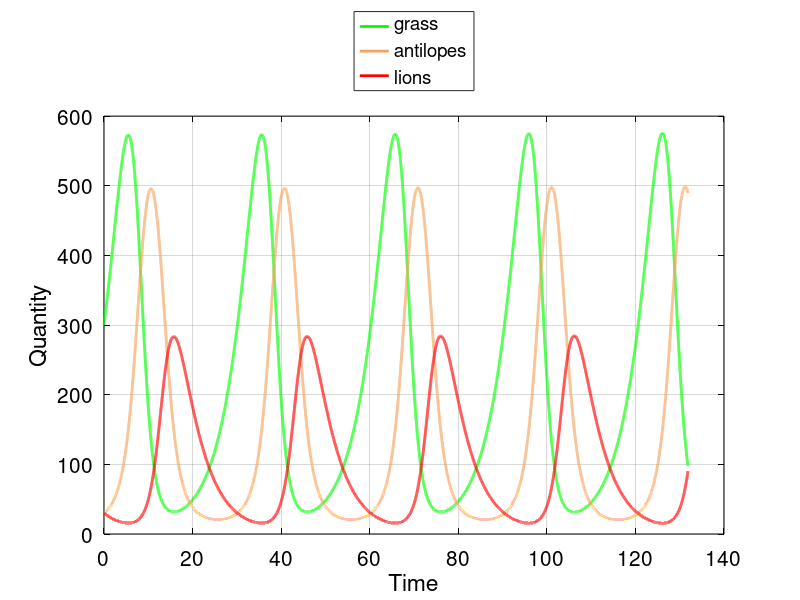

MATLAB code to generate this figure:
function [] = LotkaVolterraThree()

clf;
color_Lion = [1 0 0];
color_Antelope = [244/255, 164/255, 96/255];
color_Grass = [0 1 0];
FONTSIZE = 15;

X_START = 300;
WAVELENGTH = 35;
ENDTIME = 132;

% timestep
dt=0.00006*WAVELENGTH;
% iterations
iter=ceil(333*ENDTIME*(50/WAVELENGTH));

% initialize vectors
x=zeros(iter,1); y=zeros(iter,1); z=zeros(iter,1); t=zeros(iter,1);
l = 0.05/WAVELENGTH;

x(1)=1*X_START; y(1)=0.1*X_START; z(1)=0.1*X_START; t(1)=0; % starting point

a=0.5*X_START*l; b=1*l; c=1*l; d=0.5*l; e=1*l; f=0.5*X_START*l; g=1*l;

% all ones
%x(1) = 0.5;y(1) = 1; z(1) =2;
%a =1;b=1;c=1;d=1;e=1;f=1;g=1;

for i=2:iter
    dx=a*x(i-1)- b*x(i-1)*y(i-1);
    dy=-c*y(i-1) + d*x(i-1)*y(i-1) - e*y(i-1)*z(i-1);
    dz=-f*z(i-1) + g*y(i-1)*z(i-1);
    x(i)=x(i-1)+dt*dx;
    y(i)=y(i-1)+dt*dy;
    z(i)=z(i-1)+dt*dz;
    t(i)=t(i-1)+dt;
end

plot(t,x,'LineWidth',2,'Color',color_Grass);
hold on;
plot(t,y,'LineWidth',2,'Color',color_Antelope);
plot(t,z,'LineWidth',2,'Color',color_Lion);

%Legend
legend('grass','antilopes','lions');
legend(gca,'show');
set(legend,'Location','NorthOutside');


%Axis
xlab = xlabel('Time');
ylab = ylabel('Quantity');
set(xlab,'FontSize',FONTSIZE);
set(ylab,'FontSize',FONTSIZE);
set(gca, 'XColor', 'w');
set(gca, 'YColor', 'w');

set(gca,'XColor',[0,0,0]);
set(gca,'YColor',[0,0,0]);
set(gcf,'Color',[1,1,1]);
set(gca,'FontSize',FONTSIZE);
grid on;
hold off;

end

